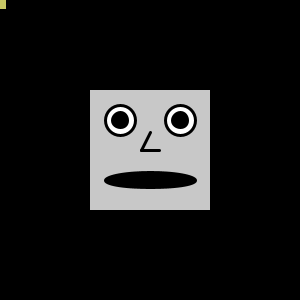
Frame 1 (no input)
Frame 60 (the mouse pressed at the canvas centre just before this capture): identical to frame 1, image omitted
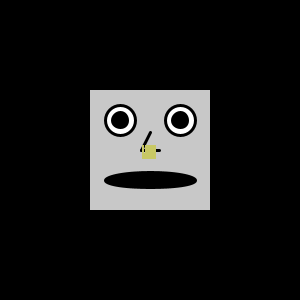
Frame 120 (the mouse held since frame 60 and released just before this capture)

The Processing sketch that drew these frames (run headless with seeded random() and noise(); from frame 60 on, the mouse is pressed at the canvas centre):

// Processing sketch: processing_7346
// ── processing_7346.pde

/// Created for psg (pedro_gomes6987@hotmail.com) 
///
/// Original request:
/// "
/// I have a square and wanted him
/// move with a finger
/// rotate with two fingers
/// And zoom with 4 fingers
/// Someone could make me an example of these!?
/// "
///
/// I put a face on the square too, to keep it from being boring. (BONUS FEATURE!)
///
/// Directions for use:
/// Click to add an aditional finger.
/// If you click with four fingers, you go back to 0 fingers.
/// Move the mouse about to do things, depending on how many fingers you are using.
/// Using 0 fingers does nothing.
/// Using 1 finger allows you to move the square.
/// Using 2 fingers allows you to rotate the square (clockwise is best).
/// Using 3 fingers allows you to recolor the square. (BONUS FEATURE!) 
/// Using 4 fingers allos you to zoom the square. Horizontal for bigger, vertical for smaller.
///
/// KNOWN ISSUE: The color can be a little jumpy at times. I'd like it to transition better.

int fingers = 0;
int sx = 150, sy = 150;
float sr = 0.0;
float ss = 3.0;
int sb = 200;
boolean goup = true;
color sc = color(200);

void setup(){
  size(300,300);
  noCursor();
  smooth();
}

void draw(){
  background(0);
  if( fingers == 1 ){
    sx = sx + mouseX - pmouseX;
    sy = sy + mouseY - pmouseY;
  }   
  if( fingers == 2 ){
    sr = sr + ( 0.01 * ( abs( mouseX - pmouseX)  + abs ( mouseY - pmouseY) ) ); 
  }
  if( fingers == 3 ){
    if( (mouseX != pmouseX) || (mouseY != pmouseY)){
      if( goup ){
        sb++;
        if(sb >= 255 ){
          goup = false;
        }
      } else {
      sb--;
        if(sb <= 0 ){
          goup = true;
        }  
      }
      sc = color( 255* mouseX / width, 255* mouseY / height, sb);
    }
  }
  if( fingers == 4 ){
    ss = ss + ( 0.01 * ( abs( mouseX - pmouseX)  - abs ( mouseY - pmouseY) ) ); 
  }
  sx = constrain(sx, 0, width);
  sy = constrain(sy, 0, height);
  drawSquare();
  drawhand();
}

void drawSquare(){
  pushMatrix();
  translate(sx, sy);
  scale(ss);
  rotate(sr);
  fill(sc);
  noStroke();
  rect(-20,-20,40,40);
  fill(255);
  stroke(0);
  ellipse( -10, -10, 10, 10);
  ellipse( 10, -10, 10, 10);
  fill(0);
  ellipse( -10, -10, 5, 5);
  ellipse( 10, -10, 5, 5);
  line(0,-6,-3,0);
  line(-3,0,3,0);
  ellipse( 0, 10, 30, 5);
  noStroke();
  popMatrix();
}

void drawhand(){
  fill(color(200,200,100));
  rect(mouseX-5,mouseY-5, 11,14);
  rect(mouseX-8, mouseY-5, 2, 14);
  rect(mouseX-8, mouseY+3, 5, 6);
  if( fingers > 0){
    rect(mouseX-5, mouseY-15, 2, 10);
  }
  if( fingers > 1){
    rect(mouseX-2, mouseY-17, 2, 12);
  }
  if( fingers > 2){
    rect(mouseX+1, mouseY-15, 2, 10);
  }
  if( fingers > 3){
    rect(mouseX+4, mouseY-13, 2, 8);
  }

}

void mouseClicked(){
  fingers++;
  if( fingers == 5 ){ 
    fingers = 0; 
  } 
}
